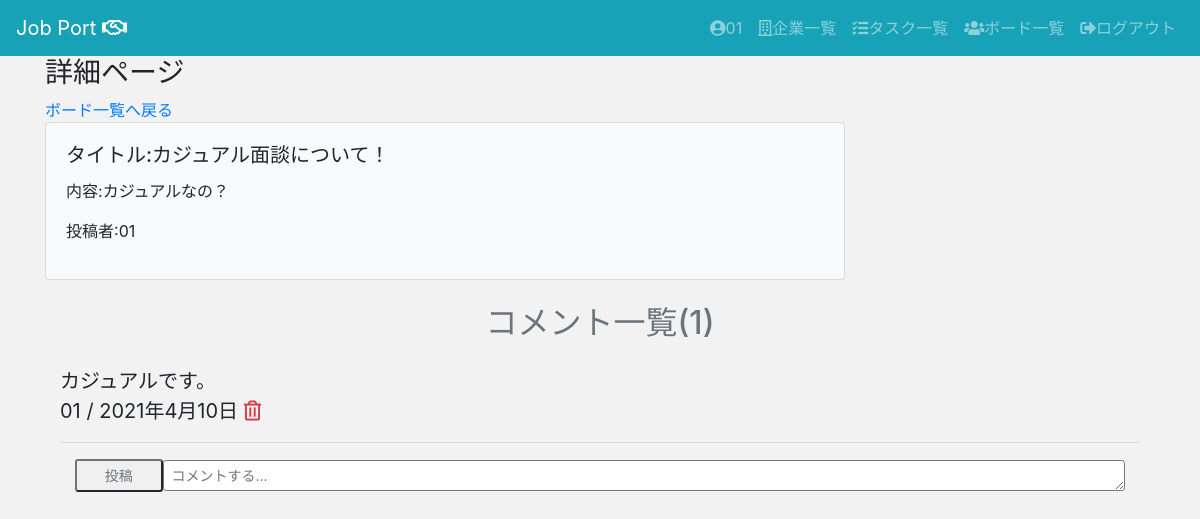
Page /jpapp/boards/1/ (signed in) on the earlier database version.
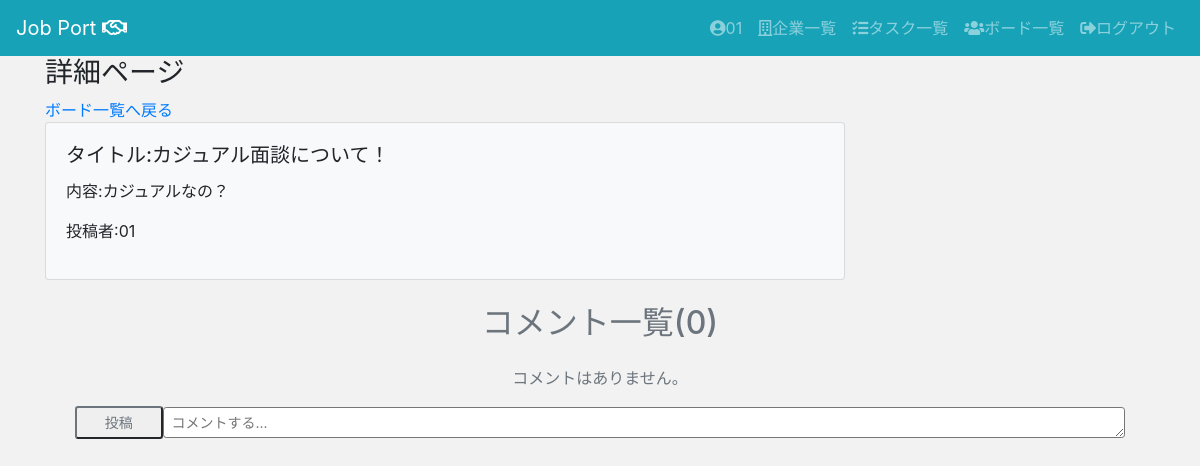
Same page on the later database version.
### jpapp/models.py (models this page shows, shortened)
class Comment(models.Model):
   text = models.TextField('コメント')
   board = models.ForeignKey(Board, on_delete=models.CASCADE, related_name='comments')
   user = models.ForeignKey(User, on_delete=models.CASCADE)
   created_at = models.DateTimeField('投稿日', default=timezone.now)

### jpapp/views.py (the view)
# urls.py: path('boards/<int:pk>/', boards_detail, name='boards_detail'),
def boards_detail(request, pk):
    board = get_object_or_404(Board, id=pk)
    comments = Comment.objects.filter(board=board).order_by('-created_at')
    if request.method == "POST":
        form = CommentForm(request.POST or None)
        if form.is_valid():
            text = request.POST.get('text')
            comment = Comment.objects.create(board=board, user=request.user, text=text)
            comment.save()
    else:
        form = CommentForm()
    context = {
        'board': board,
        'comments': comments,
        'form': form,
    }
    if request.is_ajax():
       html = render_to_string('jpapp/comment.html', context, request=request )
       return JsonResponse({'form': html})
    return render(request, 'jpapp/boards/detail.html', {'board': board, 'form': form, 'comments': comments})

### jpapp/forms.py
class CommentForm(forms.ModelForm):
   class Meta:
       model = Comment
       fields = ['text']

### templates/jpapp/boards/detail.html
{% extends "jpapp/base.html" %}
{% block content %}
<div class="container">
  <h3>詳細ページ</h3>
  <a href="{% url 'jpapp:boards_list' %}">ボード一覧へ戻る</a>
  <div class="card bg-light mb-3" style="max-width: 50rem;">
    <div class="card-body">
      <h5 class="card-title">タイトル:{{ board.board_title }}</h5>
      <p class="card-text">内容:{{ board.board_content }}</p>
      <p>投稿者:{{ board.user }}</p>
    </div>
  </div>
  <div class="main-comment-section">
    {% include 'jpapp/comment.html' %}
  </div>
</div>
{% endblock %}

### templates/jpapp/comment.html (shortened to what this page needs)
<div class="container">
  <h2 class="text-center text-secondary my-4">コメント一覧({{comments.count}})</h2>
  {% for comment in comments %}
    <blockquote class="blockquote blockquote-reverse" id="boards">
      <p class="mb-0">{{comment.text }}</p>
      <p>{{ comment.user.username }} / {{comment.created_at|date:"Y年n月j日"}}
      {% if request.user == board.user or request.user == comment.user %}
      <a href="{% url 'jpapp:comment_delete' comment_id=comment.id %}"> <i class="text-danger far fa-trash-alt"></i></a>
      </p>
      {% endif %}
    </blockquote>
  <hr>
  {% empty %}
    <p class="text-secondary text-center">コメントはありません。</p>
  {% endfor %}
  {% if request.user.is_authenticated %}
  <div class="container">
    <form method="POST" action="." class="comment-form form-inline mb-0">
    <button type="submit" class="btn-sm btn-outline-secondary col-1">投稿</button>
    <textarea name="text" class="form-control-sm col-11" placeholder="コメントする..." required="true" id="id_text"></textarea>
    </form>
  </div>
  {% endif %}
</div>

Differences in the rows shown:
removed Comment: text "カジュアルです。", user.username "01", created_at "2021年4月10日"
Other differences:
{{ comments.count }}: "1" → "0"
text now shown: "コメントはありません。"
